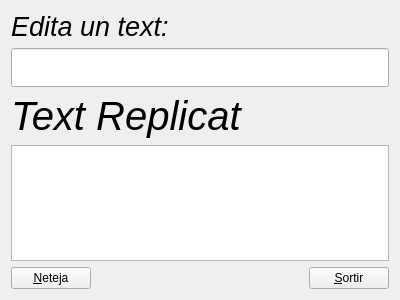
<?xml version="1.0" encoding="UTF-8"?>
<ui version="4.0">
 <class>App4</class>
 <widget class="QWidget" name="App4">
  <property name="geometry">
   <rect>
    <x>0</x>
    <y>0</y>
    <width>400</width>
    <height>300</height>
   </rect>
  </property>
  <property name="windowTitle">
   <string>Form</string>
  </property>
  <layout class="QVBoxLayout" name="verticalLayout_3">
   <item>
    <layout class="QVBoxLayout" name="verticalLayout_2">
     <item>
      <layout class="QVBoxLayout" name="verticalLayout">
       <item>
        <widget class="QLabel" name="label">
         <property name="font">
          <font>
           <pointsize>20</pointsize>
           <italic>true</italic>
          </font>
         </property>
         <property name="text">
          <string>Edita un text:</string>
         </property>
        </widget>
       </item>
       <item>
        <widget class="QLineEdit" name="lineEdit">
         <property name="sizeIncrement">
          <size>
           <width>50</width>
           <height>50</height>
          </size>
         </property>
         <property name="font">
          <font>
           <pointsize>20</pointsize>
          </font>
         </property>
        </widget>
       </item>
      </layout>
     </item>
     <item>
      <widget class="QLabel" name="label_2">
       <property name="font">
        <font>
         <pointsize>30</pointsize>
         <italic>true</italic>
        </font>
       </property>
       <property name="text">
        <string>Text Replicat</string>
       </property>
      </widget>
     </item>
     <item>
      <widget class="QTextBrowser" name="textBrowser"/>
     </item>
    </layout>
   </item>
   <item>
    <layout class="QHBoxLayout" name="horizontalLayout">
     <item>
      <widget class="QPushButton" name="pushButton">
       <property name="text">
        <string>&amp;Neteja</string>
       </property>
      </widget>
     </item>
     <item>
      <spacer name="horizontalSpacer">
       <property name="orientation">
        <enum>Qt::Horizontal</enum>
       </property>
       <property name="sizeHint" stdset="0">
        <size>
         <width>40</width>
         <height>20</height>
        </size>
       </property>
      </spacer>
     </item>
     <item>
      <widget class="QPushButton" name="pushButton_2">
       <property name="text">
        <string>&amp;Sortir</string>
       </property>
      </widget>
     </item>
    </layout>
   </item>
  </layout>
 </widget>
 <resources/>
 <connections>
  <connection>
   <sender>pushButton_2</sender>
   <signal>clicked()</signal>
   <receiver>App4</receiver>
   <slot>close()</slot>
   <hints>
    <hint type="sourcelabel">
     <x>329</x>
     <y>265</y>
    </hint>
    <hint type="destinationlabel">
     <x>199</x>
     <y>149</y>
    </hint>
   </hints>
  </connection>
  <connection>
   <sender>pushButton</sender>
   <signal>clicked()</signal>
   <receiver>lineEdit</receiver>
   <slot>clear()</slot>
   <hints>
    <hint type="sourcelabel">
     <x>71</x>
     <y>277</y>
    </hint>
    <hint type="destinationlabel">
     <x>23</x>
     <y>54</y>
    </hint>
   </hints>
  </connection>
  <connection>
   <sender>lineEdit</sender>
   <signal>textEdited(QString)</signal>
   <receiver>textBrowser</receiver>
   <slot>setText(QString)</slot>
   <hints>
    <hint type="sourcelabel">
     <x>116</x>
     <y>58</y>
    </hint>
    <hint type="destinationlabel">
     <x>116</x>
     <y>208</y>
    </hint>
   </hints>
  </connection>
  <connection>
   <sender>pushButton</sender>
   <signal>clicked()</signal>
   <receiver>textBrowser</receiver>
   <slot>clear()</slot>
   <hints>
    <hint type="sourcelabel">
     <x>67</x>
     <y>281</y>
    </hint>
    <hint type="destinationlabel">
     <x>161</x>
     <y>223</y>
    </hint>
   </hints>
  </connection>
 </connections>
</ui>
